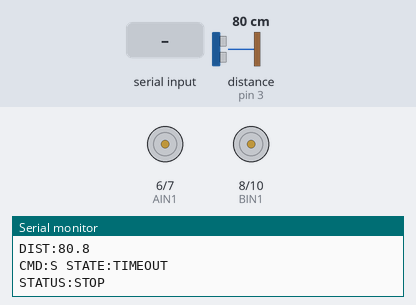
A sketch run on a simulated Arduino Uno, built with avr-gcc and run on an emulated ATmega328P. On the bench: motor-driver pin pairs drawn as motors (green arrow = first pin HIGH = forward, orange = second pin HIGH = backward, longer = more drive, scaled by the enable pin), the last lines printed to the serial monitor. Wiring (inferred from the names in the program): ultrasonic range finder: trigger pin 2; echo pin 3. The inputs (shaded band) are chosen by the test bench; at power-on: distance to the obstacle (sensor on pin 3) 80 cm. The echo pulse lasts 58.3 µs per cm.

Above: at 1.2 s.
1.3 s: "F200\n" received over Serial
At 1.7 s:
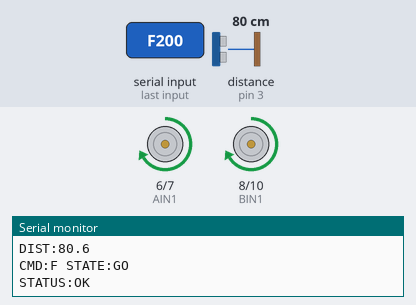
3.3 s: "B90\n" received over the second serial link
At 3.7 s:
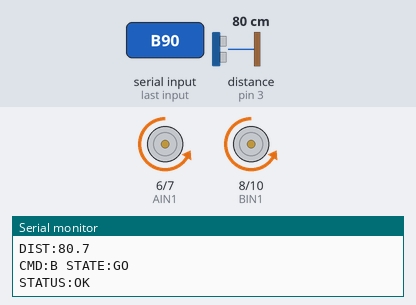
5.3 s: "L90\n" received over Serial
At 5.7 s:
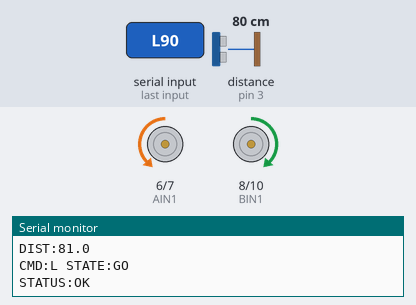
7.3 s: "R90\n" received over the second serial link
At 7.7 s:
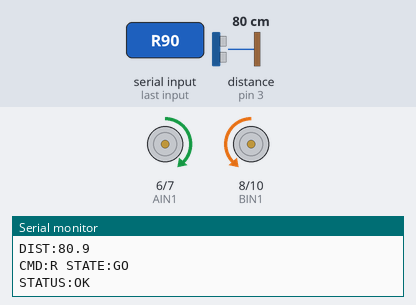
9.3 s: "F2\n" received over Serial
At 9.7 s:
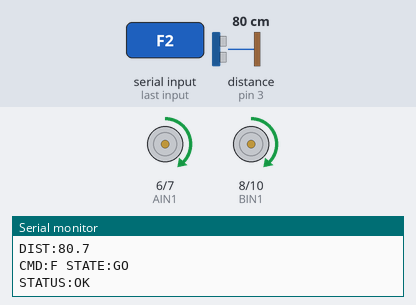
11.3 s: "F90\n" received over Serial
At 13.2 s:
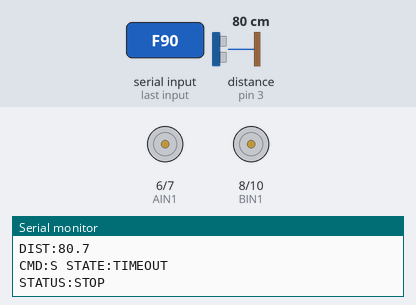
Timing chart, 0 to 14.3 s (numbered marks = the images above; inputs shaded):
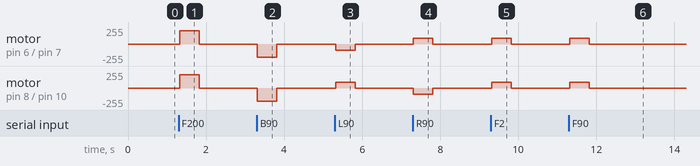

The sketch:

motion_safety.ino
```cpp
/*
 * AI Rover - Arduino UNO R3 motion & safety executive (TB6612FNG build)
 *
 * Input : SoftwareSerial D4 (RX) <- ESP32 TX2 GPIO17, 9600 8N1, F/B/L/R/S
 *         with optional PWM speed suffix (e.g. "F200", the Wi-Fi pad's
 *         slider). Chunks are framed by a 15 ms inter-byte silence gap, so a
 *         multi-byte command split across buffer drains can never be
 *         misparsed (e.g. "F2"/"00" driving at PWM 2). Same chars over the
 *         USB Serial work as a bench bring-up fallback.
 *         SoftwareSerial D12 (TX) unused - this link is one-way
 * Output: TB6612FNG dual MOSFET H-bridge, STBY -> 5V, + USB Serial telemetry
 * Sensor: HC-SR04  VCC->5V, GND->GND, TRIG->D2, ECHO->D3
 *
 * Pin map (production blueprint, TB6612FNG replaces the L298N):
 *   D5 PWMA (left PWM)   D6 AIN1  D7 AIN2   (left direction)
 *   D9 PWMB (right PWM)  D8 BIN1  D10 BIN2  (right direction)
 *
 * Safety rule (hard override): a forward command 'F' is refused and movement is
 * cut whenever the ultrasonic reading is below OBSTACLE_STOP_CM, and also when
 * the echo is invalid (never drive on a dead sensor). 'B', 'L', 'R' and 'S'
 * always execute as received, so the rover can reverse or turn out of a front
 * obstacle. A 500 ms communication watchdog also stops the motors, so a dead
 * Wi-Fi/Bluetooth bridge can never leave the rover driving (production
 * blueprint: the wireless pad re-sends the held command every 200 ms; the
 * laptop tiers send their own heartbeats and keep the 3 s config gate).
 *
 * Telemetry (USB Serial Monitor, 9600 baud): DIST:<cm>, CMD:<c> STATE:<...>,
 * STATUS:OK|STOP|ERROR and ALERT:OBSTACLE lines on every safety override.
 * The ultrasonic service is a micros()/millis() state machine: the loop never
 * blocks waiting for an echo (there is no pulseIn anywhere in this sketch).
 */

#include <SoftwareSerial.h>

const int SS_RX_PIN = 4;   // <- ESP32 TX2 GPIO17 (moved off D2: D2/D3 are the HC-SR04 now)
const int SS_TX_PIN = 12;  // unused - this link is one-way
const long LINK_BAUD = 9600;

const int TRIG_PIN = 2;
const int ECHO_PIN = 3;

// TB6612FNG control pins (blueprint map)
const int PWMA = 5;   // left motor speed (PWM)
const int AIN1 = 6;   // left motor direction 1
const int AIN2 = 7;   // left motor direction 2
const int PWMB = 9;   // right motor speed (PWM)
const int BIN1 = 8;   // right motor direction 1
const int BIN2 = 10;  // right motor direction 2
const int DEFAULT_SPEED = 200;

const float OBSTACLE_STOP_CM = 15.0;
const bool BLOCK_ON_INVALID_ECHO = true;
const unsigned long COMM_TIMEOUT_MS = 500;
const unsigned long TELEMETRY_MS = 200;
const unsigned long DISTANCE_PERIOD_MS = 60;
const unsigned long ECHO_TIMEOUT_US = 30000;
const unsigned long ERROR_REPLY_MS = 100;
const unsigned long ALERT_INTERVAL_MS = 500;
const unsigned long CHUNK_GAP_MS = 15;
const int RX_BUF_MAX = 16;

enum PingState { PING_IDLE, PING_WAIT_RISE, PING_WAIT_FALL };
enum ExecState { STATE_GO, STATE_STOP, STATE_BLOCKED, STATE_TIMEOUT };

const char *stateName(ExecState s) {
  switch (s) {
    case STATE_GO: return "GO";
    case STATE_BLOCKED: return "BLOCKED";
    case STATE_TIMEOUT: return "TIMEOUT";
    default: return "STOP";
  }
}

SoftwareSerial link(SS_RX_PIN, SS_TX_PIN);

PingState pingState = PING_IDLE;
ExecState execState = STATE_STOP;
float distanceCm = -1.0;
bool distanceValid = false;
unsigned long triggerMicros = 0;
unsigned long riseMicros = 0;
unsigned long lastPingMs = 0;
unsigned long lastCmdMs = 0;
unsigned long lastTelemetryMs = 0;
unsigned long lastErrorMs = 0;
unsigned long lastAlertMs = 0;
char currentCmd = 'S';
int activeSpeed = DEFAULT_SPEED;
char rxBuf[RX_BUF_MAX];
int rxLen = 0;
unsigned long lastByteMs = 0;
long speedAccum = -1;  // digits accumulated for the next command (-1 = none)

void stopMotors() {
  digitalWrite(AIN1, LOW);
  digitalWrite(AIN2, LOW);
  digitalWrite(BIN1, LOW);
  digitalWrite(BIN2, LOW);
  analogWrite(PWMA, 0);
  analogWrite(PWMB, 0);
}

void drive(char cmd) {
  analogWrite(PWMA, activeSpeed);
  analogWrite(PWMB, activeSpeed);
  switch (cmd) {
    case 'F':
      digitalWrite(AIN1, HIGH);
      digitalWrite(AIN2, LOW);
      digitalWrite(BIN1, HIGH);
      digitalWrite(BIN2, LOW);
      break;
    case 'B':
      digitalWrite(AIN1, LOW);
      digitalWrite(AIN2, HIGH);
      digitalWrite(BIN1, LOW);
      digitalWrite(BIN2, HIGH);
      break;
    case 'L':
      digitalWrite(AIN1, LOW);
      digitalWrite(AIN2, HIGH);
      digitalWrite(BIN1, HIGH);
      digitalWrite(BIN2, LOW);
      break;
    case 'R':
      digitalWrite(AIN1, HIGH);
      digitalWrite(AIN2, LOW);
      digitalWrite(BIN1, LOW);
      digitalWrite(BIN2, HIGH);
      break;
    default:
      stopMotors();
      break;
  }
}

bool validCmd(char c) {
  return c == 'F' || c == 'B' || c == 'L' || c == 'R' || c == 'S';
}

void drainSource(Stream &src, unsigned long &lastByteMs) {
  while (src.available() > 0) {
    int raw = src.read();
    if (raw < 0) break;
    if (rxLen < RX_BUF_MAX - 1) rxBuf[rxLen++] = (char)raw;
    lastByteMs = millis();
  }
}

void handleLink() {
  unsigned long now = millis();
  drainSource(link, lastByteMs);
  drainSource(Serial, lastByteMs);
  if (rxLen == 0) return;
  if (now - lastByteMs < CHUNK_GAP_MS) return;  // chunk still arriving

  // Parse the completed chunk as ONE unit: a single distinct command
  // (plus optional speed digits 0..255). Mixed commands, unknown bytes or
  // overspeed are malformed: STOP + STATUS:ERROR (red-team H3).
  int cmds = 0;
  int others = 0;
  char first = 0;
  bool mixed = false;
  for (int i = 0; i < rxLen; i++) {
    char c = rxBuf[i];
    if (c == '\n' || c == '\r' || c == '\t' || c == ' ') continue;
    if (c >= '0' && c <= '9') {
      if (speedAccum < 0) speedAccum = c - '0';
      else if (speedAccum <= 255) speedAccum = speedAccum * 10 + (c - '0');
      if (speedAccum > 255) speedAccum = 9999;  // bounded sentinel
      continue;
    }
    if (c >= 'a' && c <= 'z') c = (char)(c - 'a' + 'A');
    if (validCmd(c)) {
      if (cmds == 0) first = c;
      else if (first != c) mixed = true;
      cmds++;
    } else {
      others++;
    }
  }
  rxLen = 0;

  if (others > 0 || (cmds > 1 && mixed) || speedAccum > 255) {
    currentCmd = 'S';
    stopMotors();
    speedAccum = -1;
    if (now - lastErrorMs >= ERROR_REPLY_MS) {
      lastErrorMs = now;
      Serial.println("STATUS:ERROR");
    }
    return;
  }
  if (cmds >= 1) {
    currentCmd = first;
    if (speedAccum >= 0) activeSpeed = (int)speedAccum;
    speedAccum = -1;
    lastCmdMs = millis();
  } else if (speedAccum >= 0) {
    // speed-only chunk: retune the PWM but never refresh the watchdog
    activeSpeed = (int)speedAccum;
    speedAccum = -1;
  }
}

void startPing(unsigned long nowMs) {
  digitalWrite(TRIG_PIN, LOW);
  delayMicroseconds(2);
  digitalWrite(TRIG_PIN, HIGH);
  delayMicroseconds(10);
  digitalWrite(TRIG_PIN, LOW);
  lastPingMs = nowMs;
  triggerMicros = micros();
  pingState = PING_WAIT_RISE;
}

void serviceUltrasonic(unsigned long nowMs) {
  switch (pingState) {
    case PING_IDLE:
      if (nowMs - lastPingMs >= DISTANCE_PERIOD_MS) startPing(nowMs);
      break;
    case PING_WAIT_RISE:
      if (digitalRead(ECHO_PIN) == HIGH) {
        riseMicros = micros();
        pingState = PING_WAIT_FALL;
      } else if (micros() - triggerMicros > ECHO_TIMEOUT_US) {
        distanceValid = false;
        distanceCm = -1.0;
        pingState = PING_IDLE;
      }
      break;
    case PING_WAIT_FALL:
      if (digitalRead(ECHO_PIN) == LOW) {
        unsigned long duration = micros() - riseMicros;
        if (duration > ECHO_TIMEOUT_US || duration == 0) {
          distanceValid = false;
          distanceCm = -1.0;
        } else {
          distanceCm = (float)duration * 0.0343f / 2.0f;
          distanceValid = true;
        }
        pingState = PING_IDLE;
      } else if (micros() - riseMicros > ECHO_TIMEOUT_US) {
        distanceValid = false;
        distanceCm = -1.0;
        pingState = PING_IDLE;
      }
      break;
  }
}

void emitAlert(unsigned long nowMs) {
  if (nowMs - lastAlertMs < ALERT_INTERVAL_MS) return;
  lastAlertMs = nowMs;
  Serial.print("ALERT:OBSTACLE dist=");
  if (distanceValid) Serial.print(distanceCm, 1);
  else Serial.print(-1);
  Serial.print("cm cmd=");
  Serial.println(currentCmd);
}

void evaluateSafety(unsigned long nowMs) {
  bool commLost = (nowMs - lastCmdMs) > COMM_TIMEOUT_MS;
  bool sensorBlocked;
  if (distanceValid) sensorBlocked = distanceCm < OBSTACLE_STOP_CM;
  else sensorBlocked = BLOCK_ON_INVALID_ECHO;
  bool blocked = (currentCmd == 'F') && sensorBlocked;

  if (commLost) {
    currentCmd = 'S';
    stopMotors();
    execState = STATE_TIMEOUT;
  } else if (blocked) {
    stopMotors();
    execState = STATE_BLOCKED;
    emitAlert(nowMs);
  } else if (currentCmd == 'S') {
    stopMotors();
    execState = STATE_STOP;
  } else {
    drive(currentCmd);
    execState = STATE_GO;
  }
}

void emitTelemetry(unsigned long nowMs) {
  if (nowMs - lastTelemetryMs < TELEMETRY_MS) return;
  lastTelemetryMs = nowMs;
  Serial.print("DIST:");
  if (distanceValid) Serial.println(distanceCm, 1);
  else Serial.println(-1);
  Serial.print("CMD:");
  Serial.print(currentCmd);
  Serial.print(" STATE:");
  Serial.println(stateName(execState));
  if (execState == STATE_GO) Serial.println("STATUS:OK");
  else Serial.println("STATUS:STOP");
}

void setup() {
  Serial.begin(9600);
  link.begin(LINK_BAUD);
  pinMode(PWMA, OUTPUT);
  pinMode(AIN1, OUTPUT);
  pinMode(AIN2, OUTPUT);
  pinMode(PWMB, OUTPUT);
  pinMode(BIN1, OUTPUT);
  pinMode(BIN2, OUTPUT);
  pinMode(TRIG_PIN, OUTPUT);
  pinMode(ECHO_PIN, INPUT);
  stopMotors();
  lastCmdMs = millis();
  Serial.println("BOOT:STOP");
}

void loop() {
  unsigned long now = millis();
  handleLink();
  serviceUltrasonic(now);
  evaluateSafety(now);
  emitTelemetry(now);
}
```

Measured:
- after the input at 1.3 s, motor on pin 6 (AIN1) / pin 7 (AIN2), motor on pin 8 (BIN1) / pin 10 (BIN2): stopped → forward 200/255 at once, → stopped 0.50 s later
- after the input at 3.3 s, motor on pin 6 (AIN1) / pin 7 (AIN2), motor on pin 8 (BIN1) / pin 10 (BIN2): stopped → backward 200/255 at once, → stopped 0.50 s later
- after the input at 5.3 s, motor on pin 6 (AIN1) / pin 7 (AIN2): stopped → backward 90/255 at once, → stopped 0.50 s later; motor on pin 8 (BIN1) / pin 10 (BIN2): stopped → forward 90/255 at once, → stopped 0.50 s later
- after the input at 7.3 s, motor on pin 6 (AIN1) / pin 7 (AIN2): stopped → forward 90/255 at once, → stopped 0.50 s later; motor on pin 8 (BIN1) / pin 10 (BIN2): stopped → backward 90/255 at once, → stopped 0.50 s later
- after the input at 9.3 s, motor on pin 6 (AIN1) / pin 7 (AIN2), motor on pin 8 (BIN1) / pin 10 (BIN2): stopped → forward 90/255 at once, → stopped 0.50 s later
- after the input at 11.3 s, motor on pin 6 (AIN1) / pin 7 (AIN2), motor on pin 8 (BIN1) / pin 10 (BIN2): stopped → forward 90/255 at once, → stopped 0.50 s later
